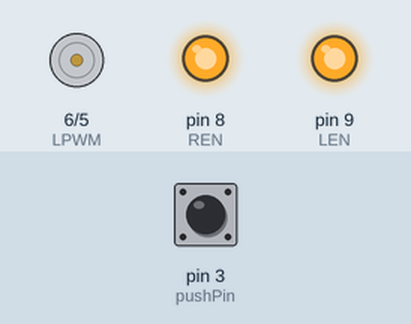
Recording of a sketch running on a simulated Arduino Uno, built with avr-gcc and run on an emulated ATmega328P. Shown: motor-driver pin pairs drawn as motors (green arrow = first pin HIGH = forward, orange = second pin HIGH = backward, longer = more drive), output pins drawn as LEDs (lit = HIGH). The test bench sets the inputs (shaded band); at power-on: pin 3 (pushPin) HIGH.

Above: at 1.2 s.
1.3 s: pin 3 (pushPin) pulled LOW for 0.15 s
At 1.6 s:
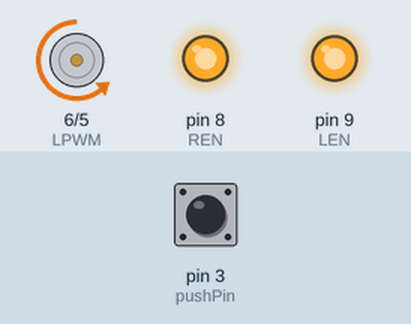
At 5.1 s:
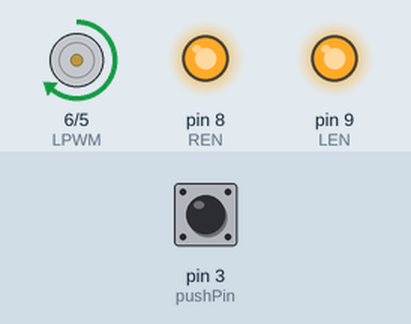
Timing chart, 0 to 6.6 s (numbered marks = the images above; inputs shaded):
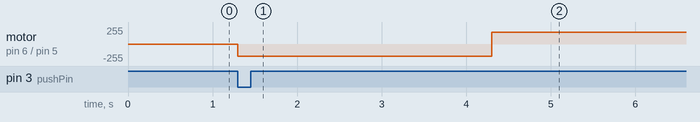

The sketch:

Motor_Control.ino
```cpp
/*
   Motor Driver Connection:
   VCC ->   +5 volt (Arduino)
   GND ->   GND     (Arduino)
   R_EN ->  Pin 8   (Arduino)
   L_EN ->  Pin 9   (Arduino)
   RPWM ->  Pin 5   (Arduino)
   LPWM ->  Pin 6   (Arduino)

   M+ ->  Motor Positive
   M- ->  Motor Negative
   B+ ->  Power supply Positive
   B- ->  Power supply Negative
*/

#define RPWM    5
#define LPWM    6
#define REN     8
#define LEN     9
#define speed   180 //limit: 0-255. gain maximum speed at 255

#define pushPin 3   //connect the push button between pin 3 and GND

void setup() {
  Serial.begin(9600);
  pinMode(RPWM, OUTPUT);
  pinMode(LPWM, OUTPUT);
  pinMode(LEN, OUTPUT);
  pinMode(REN, OUTPUT);
  pinMode(pushPin, INPUT_PULLUP);
  digitalWrite(REN, HIGH);
  digitalWrite(LEN, HIGH);
}

void loop() {

  if (digitalRead(pushPin) == LOW) {
    analogWrite(RPWM, speed);
    analogWrite(LPWM, 0);
    delay(3000);
    analogWrite(LPWM, speed);
    analogWrite(RPWM, 0);
    delay(3000);
  }
}
```

Measured:
- after the input at 1.3 s, motor on pin 6 (LPWM) / pin 5 (RPWM): stopped → backward 180/255 at once, → forward 180/255 3.0 s later
